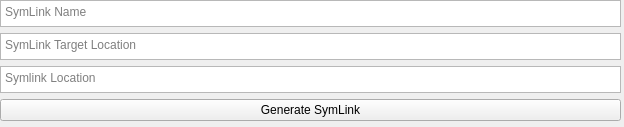
<?xml version="1.0" encoding="UTF-8"?>
<ui version="4.0">
 <class>Frame</class>
 <widget class="QFrame" name="Frame">
  <property name="geometry">
   <rect>
    <x>0</x>
    <y>0</y>
    <width>624</width>
    <height>127</height>
   </rect>
  </property>
  <property name="windowTitle">
   <string>Frame</string>
  </property>
  <widget class="QWidget" name="gridLayoutWidget">
   <property name="geometry">
    <rect>
     <x>0</x>
     <y>0</y>
     <width>621</width>
     <height>121</height>
    </rect>
   </property>
   <layout class="QGridLayout" name="gridLayout">
    <property name="sizeConstraint">
     <enum>QLayout::SetNoConstraint</enum>
    </property>
    <item row="4" column="0">
     <widget class="QPlainTextEdit" name="locationTb">
      <property name="cursor" stdset="0">
       <cursorShape>IBeamCursor</cursorShape>
      </property>
      <property name="placeholderText">
       <string>Symlink Location</string>
      </property>
     </widget>
    </item>
    <item row="3" column="0">
     <widget class="QPlainTextEdit" name="targetTb">
      <property name="enabled">
       <bool>true</bool>
      </property>
      <property name="cursor" stdset="0">
       <cursorShape>IBeamCursor</cursorShape>
      </property>
      <property name="placeholderText">
       <string>SymLink Target Location</string>
      </property>
     </widget>
    </item>
    <item row="0" column="0">
     <widget class="QPlainTextEdit" name="nameTb">
      <property name="cursor" stdset="0">
       <cursorShape>IBeamCursor</cursorShape>
      </property>
      <property name="placeholderText">
       <string>SymLink Name</string>
      </property>
     </widget>
    </item>
    <item row="5" column="0">
     <widget class="QPushButton" name="generateBtn">
      <property name="text">
       <string>Generate SymLink</string>
      </property>
     </widget>
    </item>
   </layout>
  </widget>
 </widget>
 <resources/>
 <connections/>
</ui>
